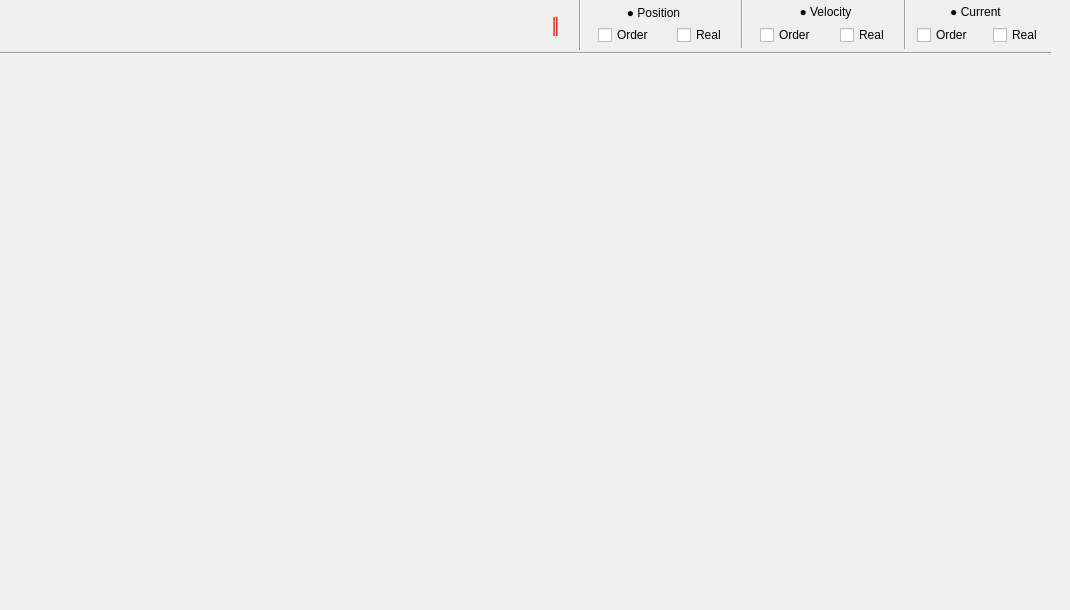
    <widget class="QWidget" name="Scope_Page">
     <widget class="QCheckBox" name="vel_real_check">
      <property name="geometry">
       <rect>
        <x>840</x>
        <y>25</y>
        <width>51</width>
        <height>20</height>
       </rect>
      </property>
      <property name="text">
       <string>Real</string>
      </property>
     </widget>
     <widget class="Line" name="line_2">
      <property name="geometry">
       <rect>
        <x>895</x>
        <y>-12</y>
        <width>20</width>
        <height>61</height>
       </rect>
      </property>
      <property name="orientation">
       <enum>Qt::Vertical</enum>
      </property>
     </widget>
     <widget class="Line" name="line_3">
      <property name="geometry">
       <rect>
        <x>732</x>
        <y>-13</y>
        <width>20</width>
        <height>61</height>
       </rect>
      </property>
      <property name="orientation">
       <enum>Qt::Vertical</enum>
      </property>
     </widget>
     <widget class="QLabel" name="label">
      <property name="geometry">
       <rect>
        <x>588</x>
        <y>2</y>
        <width>131</width>
        <height>21</height>
       </rect>
      </property>
      <property name="text">
       <string>● Position</string>
      </property>
      <property name="alignment">
       <set>Qt::AlignCenter</set>
      </property>
     </widget>
     <widget class="QLabel" name="label_3">
      <property name="geometry">
       <rect>
        <x>910</x>
        <y>1</y>
        <width>131</width>
        <height>21</height>
       </rect>
      </property>
      <property name="text">
       <string>● Current</string>
      </property>
      <property name="alignment">
       <set>Qt::AlignCenter</set>
      </property>
     </widget>
     <widget class="QCheckBox" name="cur_real_check">
      <property name="geometry">
       <rect>
        <x>993</x>
        <y>25</y>
        <width>51</width>
        <height>20</height>
       </rect>
      </property>
      <property name="text">
       <string>Real</string>
      </property>
     </widget>
     <widget class="QLabel" name="label_2">
      <property name="geometry">
       <rect>
        <x>760</x>
        <y>1</y>
        <width>131</width>
        <height>21</height>
       </rect>
      </property>
      <property name="text">
       <string>● Velocity</string>
      </property>
      <property name="alignment">
       <set>Qt::AlignCenter</set>
      </property>
     </widget>
     <widget class="QCheckBox" name="pos_real_check">
      <property name="geometry">
       <rect>
        <x>677</x>
        <y>25</y>
        <width>51</width>
        <height>20</height>
       </rect>
      </property>
      <property name="text">
       <string>Real</string>
      </property>
     </widget>
     <widget class="QCheckBox" name="cur_order_check">
      <property name="geometry">
       <rect>
        <x>917</x>
        <y>25</y>
        <width>61</width>
        <height>20</height>
       </rect>
      </property>
      <property name="text">
       <string>Order</string>
      </property>
     </widget>
     <widget class="QCheckBox" name="pos_order_check">
      <property name="geometry">
       <rect>
        <x>598</x>
        <y>25</y>
        <width>61</width>
        <height>20</height>
       </rect>
      </property>
      <property name="text">
       <string>Order</string>
      </property>
     </widget>
     <widget class="QCheckBox" name="vel_order_check">
      <property name="geometry">
       <rect>
        <x>760</x>
        <y>25</y>
        <width>61</width>
        <height>20</height>
       </rect>
      </property>
      <property name="text">
       <string>Order</string>
      </property>
     </widget>
     <widget class="Line" name="line_14">
      <property name="geometry">
       <rect>
        <x>572</x>
        <y>-11</y>
        <width>16</width>
        <height>61</height>
       </rect>
      </property>
      <property name="orientation">
       <enum>Qt::Vertical</enum>
      </property>
     </widget>
     <widget class="Line" name="line_15">
      <property name="geometry">
       <rect>
        <x>-10</x>
        <y>43</y>
        <width>1061</width>
        <height>20</height>
       </rect>
      </property>
      <property name="orientation">
       <enum>Qt::Horizontal</enum>
      </property>
     </widget>
     <widget class="QWidget" name="scope_graph_widget" native="true">
      <property name="geometry">
       <rect>
        <x>0</x>
        <y>60</y>
        <width>1041</width>
        <height>541</height>
       </rect>
      </property>
     </widget>
     <widget class="QWidget" name="scope_menu_widget" native="true">
      <property name="geometry">
       <rect>
        <x>0</x>
        <y>0</y>
        <width>531</width>
        <height>51</height>
       </rect>
      </property>
     </widget>
     <widget class="QPushButton" name="start_scope_btn">
      <property name="geometry">
       <rect>
        <x>540</x>
        <y>10</y>
        <width>31</width>
        <height>31</height>
       </rect>
      </property>
      <property name="sizePolicy">
       <sizepolicy hsizetype="Fixed" vsizetype="Fixed">
        <horstretch>0</horstretch>
        <verstretch>0</verstretch>
       </sizepolicy>
      </property>
      <property name="font">
       <font>
        <family>Segoe UI Black</family>
        <pointsize>15</pointsize>
        <italic>false</italic>
        <fontweight>ExtraBold</fontweight>
       </font>
      </property>
      <property name="contextMenuPolicy">
       <enum>Qt::DefaultContextMenu</enum>
      </property>
      <property name="styleSheet">
       <string notr="true">QPushButton {
    background-color: rgb(239, 239, 239);
    color: black;
    border: 1px solid rgb(239, 239, 239);
}
QPushButton:hover {
    background-color: rgb(243, 243, 243); /* 마우스 호버 상태일 때의 배경색 */  
    border: 1px solid rgb(218, 218, 218);                      
}
QPushButton:pressed {
    background-color: rgb(232, 232, 232 );  
    border: 1px solid rgb(218, 218, 218);                 
}


/*QPushButton {
    background-color: rgb(239, 239, 239);
    color: red;
     border: 1px solid rgb(239, 239, 239);    
}
QPushButton: hover {
    background-color: rgb(243, 243, 243);  
}

QPusheButton : pressed {
    background-color: rgb(232, 232, 232 );  
    border: 1px solid rgb(223, 223, 223);                 
}*/
</string>
      </property>
      <property name="text">
       <string>▶</string>
      </property>
     </widget>
     <widget class="QPushButton" name="stop_scope_btn">
      <property name="geometry">
       <rect>
        <x>540</x>
        <y>10</y>
        <width>31</width>
        <height>31</height>
       </rect>
      </property>
      <property name="sizePolicy">
       <sizepolicy hsizetype="Fixed" vsizetype="Fixed">
        <horstretch>0</horstretch>
        <verstretch>0</verstretch>
       </sizepolicy>
      </property>
      <property name="font">
       <font>
        <family>Segoe UI Black</family>
        <pointsize>12</pointsize>
        <italic>false</italic>
        <fontweight>ExtraBold</fontweight>
       </font>
      </property>
      <property name="contextMenuPolicy">
       <enum>Qt::DefaultContextMenu</enum>
      </property>
      <property name="styleSheet">
       <string notr="true">QPushButton {
    background-color: rgb(239, 239, 239);
    color: red;
    border: 1px solid rgb(239, 239, 239);
}
QPushButton:hover {
    background-color: rgb(243, 243, 243); /* 마우스 호버 상태일 때의 배경색 */  
    border: 1px solid rgb(218, 218, 218);                      
}
QPushButton:pressed {
    background-color: rgb(232, 232, 232 );  
    border: 1px solid rgb(218, 218, 218);                 
}


/*QPushButton {
    background-color: rgb(239, 239, 239);
    color: red;
     border: 1px solid rgb(239, 239, 239);    
}
QPushButton: hover {
    background-color: rgb(243, 243, 243);  
}

QPusheButton : pressed {
    background-color: rgb(232, 232, 232 );  
    border: 1px solid rgb(223, 223, 223);                 
}*/
</string>
      </property>
      <property name="text">
       <string>║</string>
      </property>
     </widget>
    </widget>
